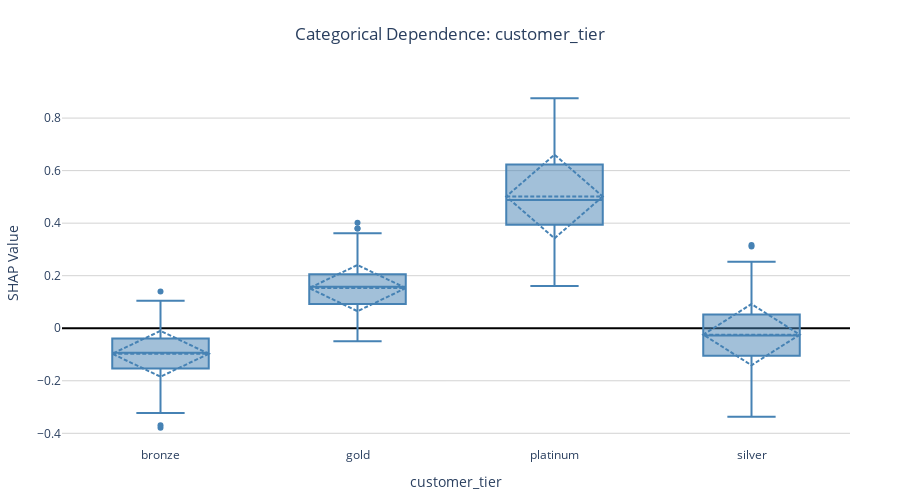

Notebook code for this chart:
### Markdown cell above
---
## 4. Categorical Dependence Plots

**What it shows:** SHAP distributions for each category (box plots)

### Code cell
fig = interp.plot_dependence_categorical('customer_tier', value_labels=tier_labels)
fig.show()

### Figure 1 — Plotly figure (JSON) as saved in the notebook; plotly's stock layout.template omitted (floating-point values rounded to 4 significant figures; data arrays with more than 128 entries replaced by an {"elided": "..."} marker saying what was removed)
{"data": [{"boxmean": "sd", "hovertemplate": "<b>bronze</b><br>SHAP: %{y:.4f}<extra></extra>", "marker": {"color": "steelblue"}, "name": "bronze", "type": "box", "y": {"elided": "433 float values"}}, {"boxmean": "sd", "hovertemplate": "<b>gold</b><br>SHAP: %{y:.4f}<extra></extra>", "marker": {"color": "steelblue"}, "name": "gold", "type": "box", "y": {"elided": "179 float values"}}, {"boxmean": "sd", "hovertemplate": "<b>platinum</b><br>SHAP: %{y:.4f}<extra></extra>", "marker": {"color": "steelblue"}, "name": "platinum", "type": "box", "y": [0.5163, 0.3888, 0.5111, 0.6371, 0.5386, 0.7404, 0.6758, 0.4585, 0.2275, 0.6802, 0.8753, 0.5687, 0.5615, 0.7933, 0.5713, 0.4931, 0.3847, 0.4234, 0.249, 0.8065, 0.4566, 0.4227, 0.3319, 0.2497, 0.631, 0.2209, 0.828, 0.3847, 0.439, 0.5785, 0.4368, 0.7216, 0.3954, 0.4034, 0.5526, 0.6244, 0.4343, 0.4879, 0.3523, 0.5247, 0.4237, 0.4477, 0.6936, 0.6603, 0.3003, 0.1612, 0.4185, 0.4536, 0.5034, 0.7232, 0.6791, 0.377, 0.4714, 0.5717, 0.3761, 0.3084, 0.5036, 0.3006, 0.5889, 0.6228, 0.4307]}, {"boxmean": "sd", "hovertemplate": "<b>silver</b><br>SHAP: %{y:.4f}<extra></extra>", "marker": {"color": "steelblue"}, "name": "silver", "type": "box", "y": {"elided": "327 float values"}}], "layout": {"height": 500, "hovermode": "closest", "margin": {"b": 50, "l": 50, "r": 50, "t": 80}, "plot_bgcolor": "white", "showlegend": false, "title": {"text": "Categorical Dependence: customer_tier", "x": 0.5, "xanchor": "center"}, "xaxis": {"title": {"text": "customer_tier"}}, "yaxis": {"gridcolor": "lightgray", "gridwidth": 1, "showgrid": true, "title": {"text": "SHAP Value"}, "zeroline": true, "zerolinecolor": "black", "zerolinewidth": 2}}}
